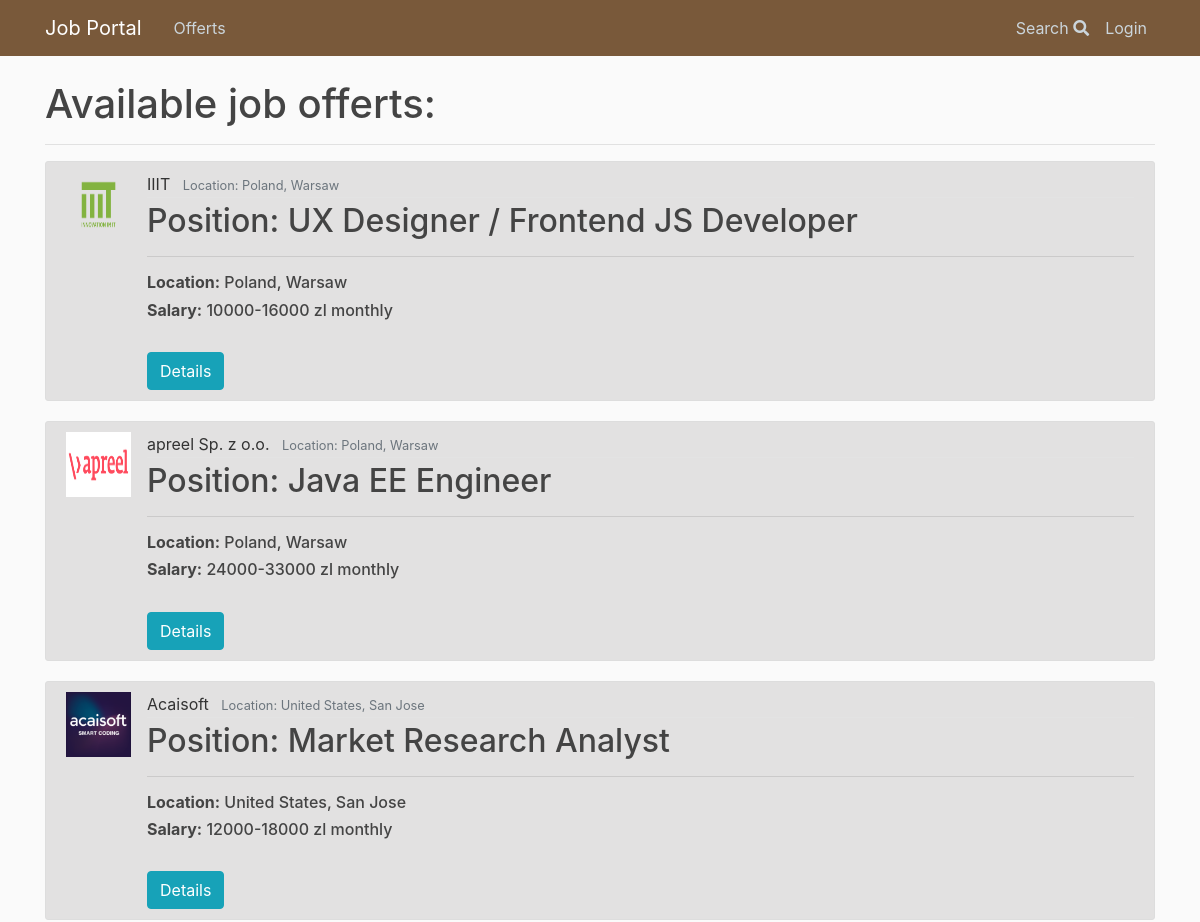
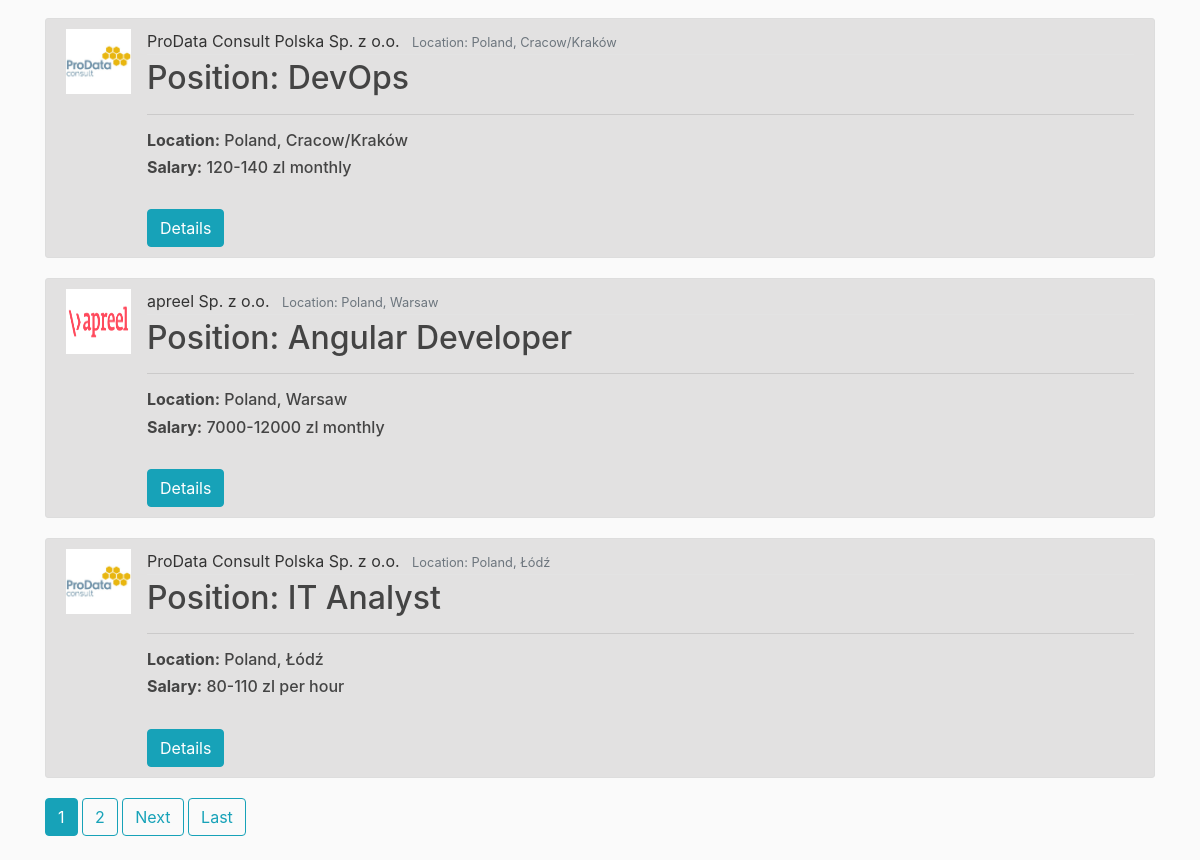
Page /offerts/ on the committed database (2 pictures, top to bottom).
### offerts/models.py (models this page shows, shortened)
class Offert(models.Model):
    author = models.ForeignKey(User, on_delete=models.CASCADE)
    position = models.CharField(max_length = 100)
    agency = models.ForeignKey(Agency, on_delete=models.CASCADE)
    remote = models.BooleanField(default=False)
    sal_types = (
        ('H', 'per hour'),
        ('M', 'monthly'),
    )
    salary_type = models.CharField(
        max_length=1,
        choices=sal_types,
        default='M',
    )
    min_salary = models.PositiveIntegerField(default=0)
    max_salary = models.PositiveIntegerField(default=0)
    publication_date = models.DateTimeField(auto_now_add = True)
    expiration_date = models.DateField(null=True, default=None)
    must_have = models.ManyToManyField('Tag')
    nice_to_have = models.CharField(max_length = 1000)
    duties = models.CharField(max_length = 1000)
    benefits = models.CharField(max_length = 1000)
    about = models.TextField(null=True)
    '''def get_absolute_url(self):
        return reverse('offerts:application_form')'''

class Agency(models.Model):
    company = models.ForeignKey(Company, on_delete=models.CASCADE)
    country = models.CharField(max_length = 100)
    location = models.CharField(max_length = 100)
    address = models.CharField(max_length = 200)
    weppage = models.URLField(null=True)
    email = models.EmailField()
    phone = models.CharField(max_length=15)
    class Meta:
        verbose_name_plural = "Agencies"

class Company(models.Model):
    name = models.CharField(max_length = 200, unique=True)
    logo = models.ImageField(upload_to = "logos/", null=True, default=None)
    webpage = models.URLField(null=True)
    about = models.CharField(max_length = 1000)
    class Meta:
        verbose_name_plural = "Companies"

### offerts/views.py (the view)
# urls.py: path('', OffertListView.as_view(), name = 'index'),
class OffertListView(ListView):
    model = Offert
    template_name = 'offerts/offert_list.html' # default: <app>/<model>_<viewtype>.html
    context_object_name = 'offerts'
    ordering = ['-publication_date'] # '-' -> from newest to oldest
    paginate_by = 6

### offerts/templates/offerts/offert_list.html (shortened to what this page needs)
{% extends 'base.html' %}
{% load static %}
{% block body %}
<h1> Available job offerts: </h1>
<hr>
{% if offerts %}
{% for offert in offerts %}
<article class="media content-section">
  <img class="article-img" src="{{offert.agency.company.logo.url}}" alt="logo">
  <div class="media-body">
    <div class="article-metadata">
      <a class="mr-2">{{ offert.agency.company.name }}</a>
      <small class="text-muted">Location: {{ offert.agency.country }}, {{offert.agency.location }}</small>
    </div>
    <h2><a class="article-title">Position: {{ offert.position }}</a></h2>
    <hr>
    <h6><a class="article-title"><strong>Location:</strong> {{ offert.agency.country }}, {{offert.agency.location }}</a></h6>
    <h6><a class="article-title"><strong>Salary:</strong> {{offert.min_salary}}-{{offert.max_salary}} zl  {{ offert.get_salary_type_display }}</a></h6>
    <br>
    <a href="{% url 'offerts:offert_details' offert.id %}"><button type="button" class="btn btn-info">Details</button></a>
    </article>
    {% endfor %}
    {% if is_paginated %}
    {% for num in page_obj.paginator.page_range %}
    {% if page_obj.number == num %}
    <a class="btn btn-info mb-4" href="?page={{num}}">{{num}}</a>
    {% elif num > page_obj.number|add:'-2' and num < page_obj.number|add:'2' %}
    <a class="btn btn-outline-info mb-4" href="?page={{num}}">{{num}}</a>
    {% endif %}
    {% endfor %}
    {% if page_obj.has_next %}
    <a class="btn btn-outline-info mb-4" href="?page={{ page_obj.next_page_number }}">Next</a>
    <a class="btn btn-outline-info mb-4" href="?page={{ page_obj.paginator.num_pages }}">Last</a>
    {% endif %}
    {% endif %}
    {% else %}
    <h3>No offerts available.</h3>
    {% endif %}
    {% endblock %}

### offerts/static/main.css (style rules this page uses)
body { background: #fafafa; color: #333333; margin-top: 5rem; }
h1, h2, h3, h4, h5, h6 { color: #444444; }
.content-section { background: #e2e1e1; padding: 10px 20px; border: 1px solid #dddddd; border-radius: 3px; margin-bottom: 20px; }
.article-title { color: #444444; }
.article-img { height: 65px; width: 65px; margin-right: 16px; }
.article-metadata { padding-bottom: 1px; margin-bottom: 4px; border-bottom: 1px solid #e3e3e3 }

### rows in the picture
Offert: agency.company.logo (picture), agency.company.name "IIIT", agency.country "Poland", agency.location "Warsaw", position "UX Designer / Frontend JS Developer", min_salary "10000", max_salary "16000", salary_type "monthly"
Offert: agency.company.logo (picture), agency.company.name "apreel Sp. z o.o.", agency.country "Poland", agency.location "Warsaw", position "Java EE Engineer", min_salary "24000", max_salary "33000", salary_type "monthly"
Offert: agency.company.logo (picture), agency.company.name "Acaisoft", agency.country "United States", agency.location "San Jose", position "Market Research Analyst", min_salary "12000", max_salary "18000", salary_type "monthly"
Offert: agency.company.logo (picture), agency.company.name "ProData Consult Polska Sp. z o.o.", agency.country "Poland", agency.location "Cracow/Kraków", position "DevOps", min_salary "120", max_salary "140", salary_type "monthly"
Offert: agency.company.logo (picture), agency.company.name "apreel Sp. z o.o.", agency.country "Poland", agency.location "Warsaw", position "Angular Developer", min_salary "7000", max_salary "12000", salary_type "monthly"
Offert: agency.company.logo (picture), agency.company.name "ProData Consult Polska Sp. z o.o.", agency.country "Poland", agency.location "Łódź", position "IT Analyst", min_salary "80", max_salary "110", salary_type "per hour"

### other values in the picture
{{ num }} "1"
{{ num }} "2"
